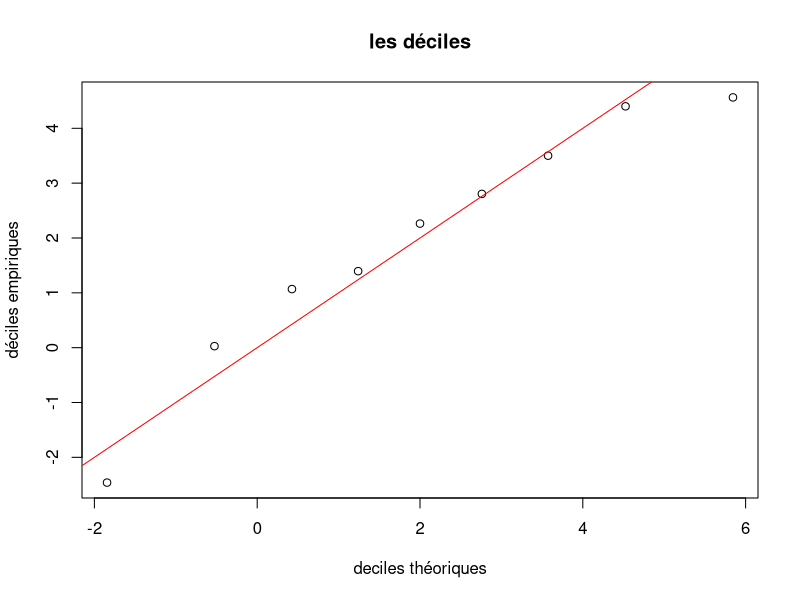
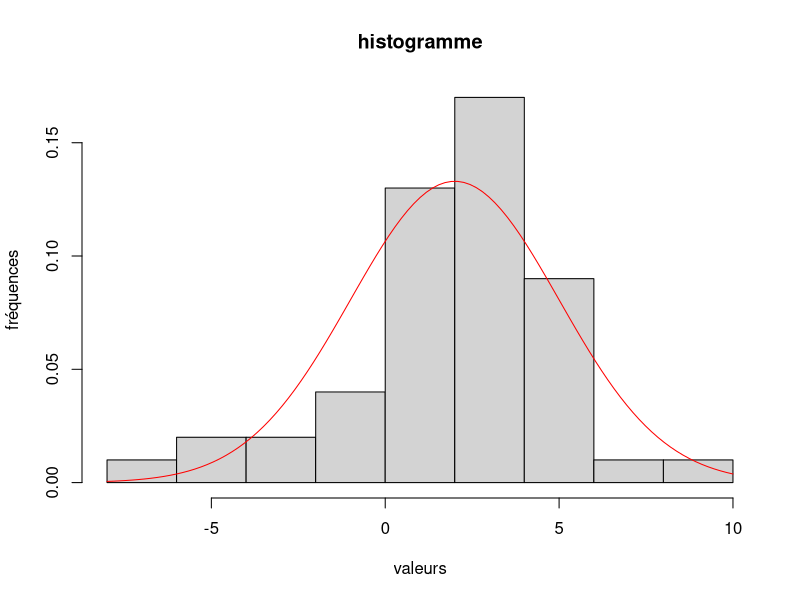
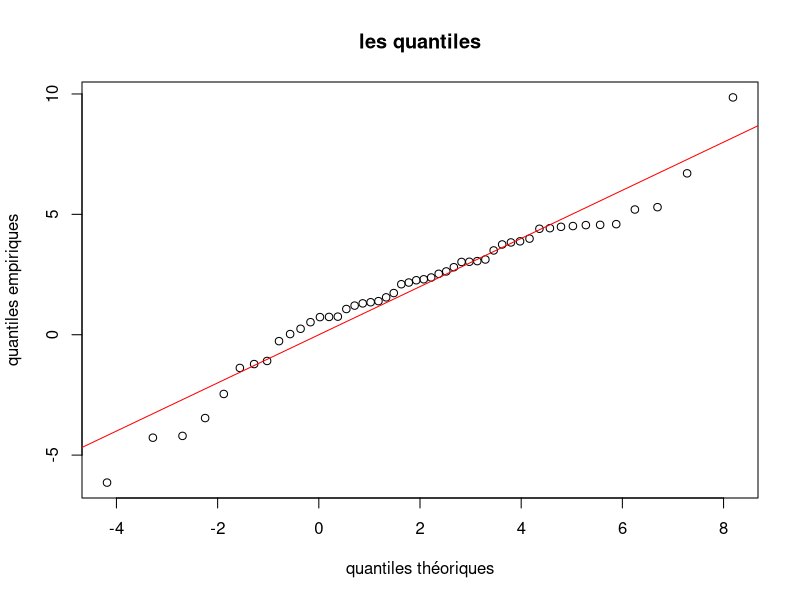
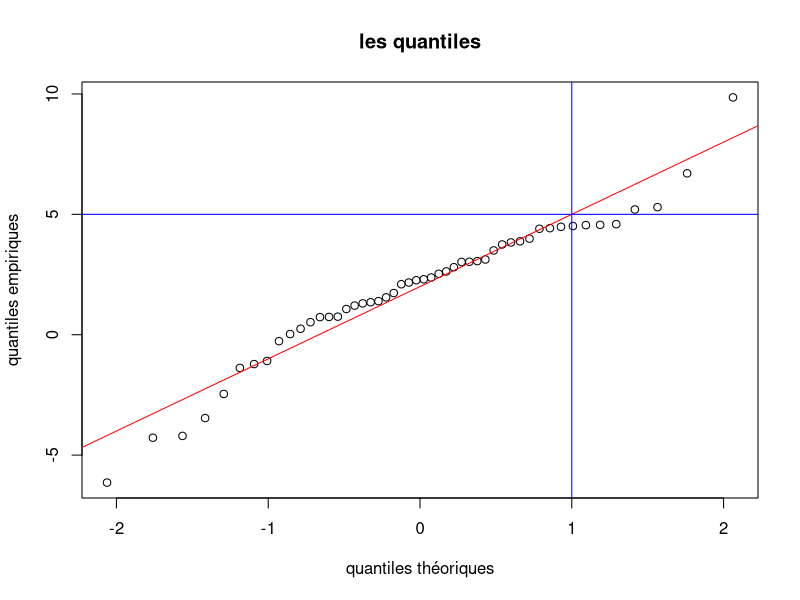

These charts were generated, in order, by the following R code:
# Dans cette partie X est une variable al ́eatoire de loi N (2, 4).

# Exercice 1 : quantiles empiriques ou th ́eoriques
# Le quantile empirique d’ordre α d’un  ́echantillon de n tirages ind ́ependants x1, x2, ..., xn de X est la
# valeur pour laquelle, la proportion des xi qui se trouvent inf ́erieurs ou  ́egaux `a cette valeur, vaut α. Le
# quantile th ́eorique d’ordre α appel ́e quantile (et calcul ́e par la fonction de quantile qnorm()) est la valeur
# telle que la probabilit ́e que X soit inf ́erieur ou  ́egal `a cette valeur, vaille α

# 1. Simuler un  ́echantillon de taille n = 50 de X et l’affecter `a x.

mu <- 2
sigma <- 3
n <- 50

x <- rnorm(n, mu, sigma)

# 2. Calculer les quantiles empiriques d’ordre 10%, 20%, ..., 90% de x (appel ́es aussi les d ́eciles empiriques
# car ils permettent de couper l’ ́echantillon en dix) `a l’aide de la fonction quantile() et en utilisant
# l’option type=1.

demp <- quantile(x, probs = seq(0.1, 0.9, 0.1), type = 1)

# 3. Calculer les quantiles th ́eoriques d’ordre 10%, 20%, ..., 90% de X `a l’aide de la fonction qnorm()

dtheo <- qnorm(seq(0.1, 0.9, 0.1), mu, sigma)

# 4. Faire un graphe des 9 points d’abscisses les d ́eciles et d’ordonn ́ees les d ́eciles empiriques. Ajouter
# la droite y = x. Commentaire

plot(dtheo, demp, main = "les déciles", xlab = "deciles théoriques", ylab = "déciles empiriques")
abline(0, 1, col = "red")

# 5. Faire un histogramme des observations tir ́ees et y superposer la densit ́e de la loi N (2, 4). Commen-
# taire.

hist(x, main = "histogramme", xlab = "valeurs", ylab = "fréquences", freq = FALSE)
curve(dnorm(x, mu, sigma), col = "red", add = TRUE)

# 6. Calculer les quantiles empiriques d’ordre 1/(n + 1), 2/(n + 1), ...., n/(n + 1) de x. Les comparer aux
# valeurs ordonn ́ees de l’ ́echantillon que l’on obtiendra avec la commande sort(x).

emp <- quantile(x, probs = seq(1 / (n + 1), n / (n + 1), 1 / (n + 1)), type = 1)
sort(x)

# 7. Calculer les quantiles th ́eoriques d’ordre 1/(n + 1), 2/(n + 1), ...., n/(n + 1) de X et tracer les points
# d’abscisses quantiles th ́eoriques et ordonn ́ees quantiles empiriques. Y ajouter la droite y = x.

theo <- qnorm(seq(1 / (n + 1), n / (n + 1), 1 / (n + 1)), mu, sigma)
plot(theo, emp, main = "les quantiles", xlab = "quantiles théoriques", ylab = "quantiles empiriques")
abline(0, 1, col = "red")

# 8. Reprendre les quantiles th ́eoriques d’ordre 1/(n + 1), 2/(n + 1), ...., n/(n + 1) de la variable normale
# centr ́ee r ́eduite U , calcul ́es dans la question 4 du premier exercice 1. Faire un plot() des valeurs
# ordonn ́ees de l’ ́echantillon selon les quantiles th ́eoriques d’ordre 1/(n + 1), 2/(n + 1), ...., n/(n + 1)
# de la variable normale centr ́ee r ́eduite U . Y ajouter la droite d’ ́equation y = σx + μ pour μ = 2 et
# σ = 2. Cette droite s’appelle droite de Henry et permet d’appr ́ecier la normalit ́e d’un  ́echantillon
# x1, ..., xn. Plus les points sont proches de la droite plus l’hypoth`ese de normalit ́e faite sur la variable
# qui a g ́en ́er ́e ces observations est correcte.

qtheoc <- qnorm(seq(1 / (n + 1), n / (n + 1), 1 / (n + 1)), 0, 1)
plot(qtheoc, sort(x), main = "les quantiles", xlab = "quantiles théoriques", ylab = "quantiles empiriques")
abline(mu, sigma, col = "red")
abline(v = 1, col = "blue")
abline(h = 5, col = "blue")